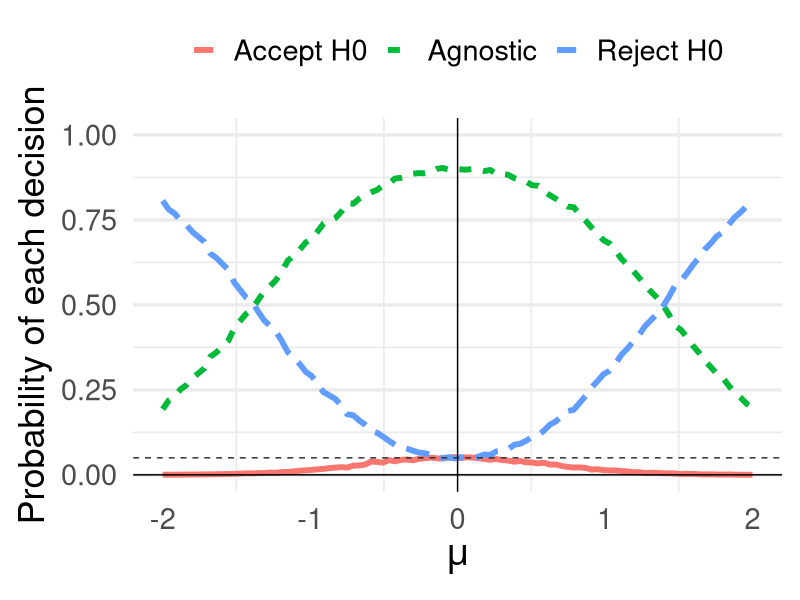
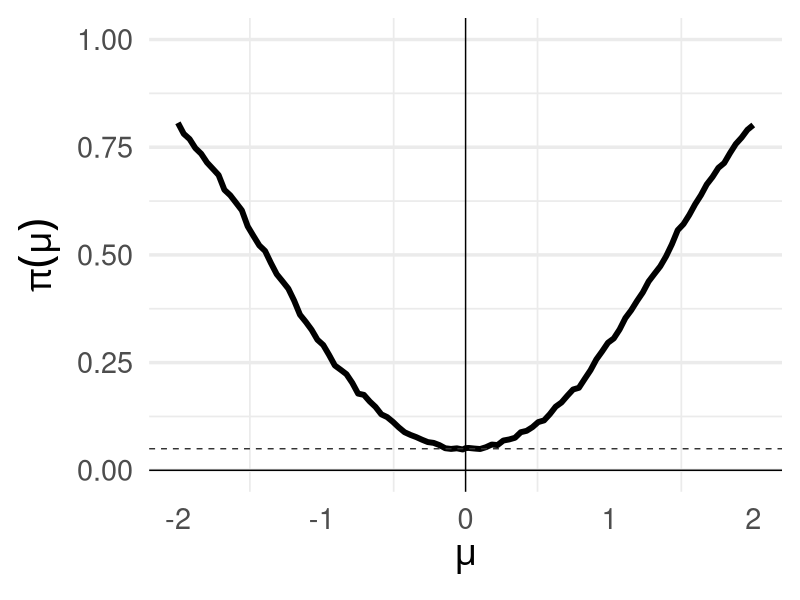
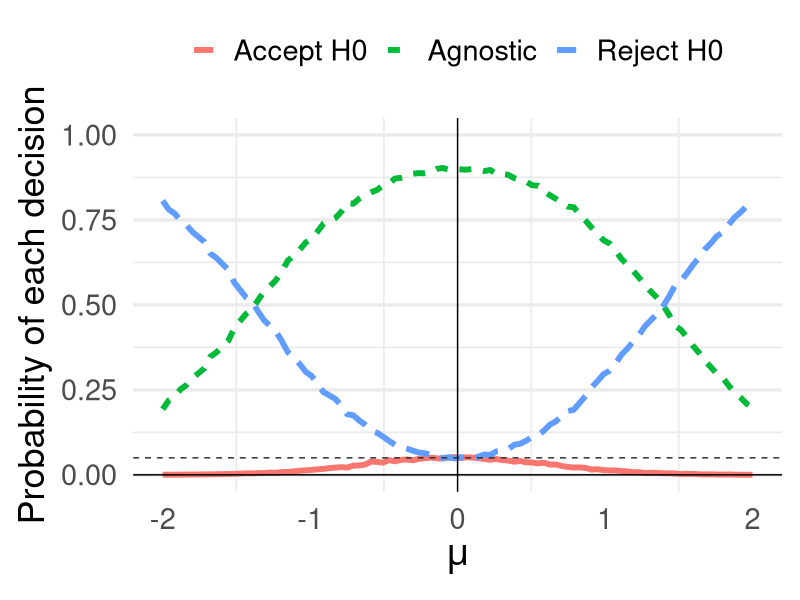
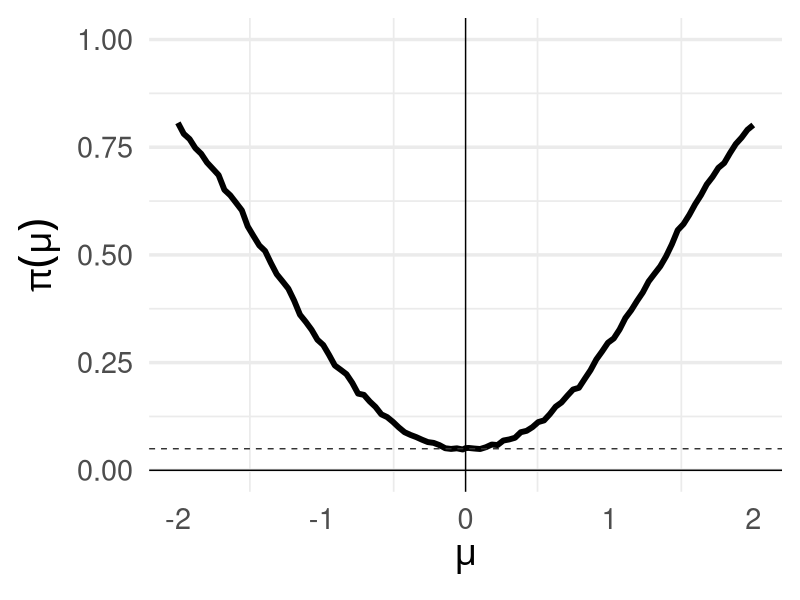
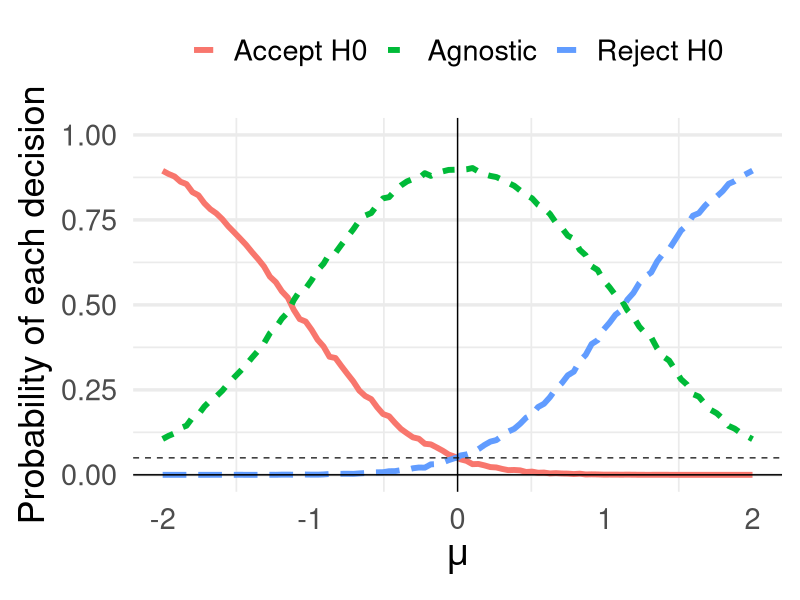
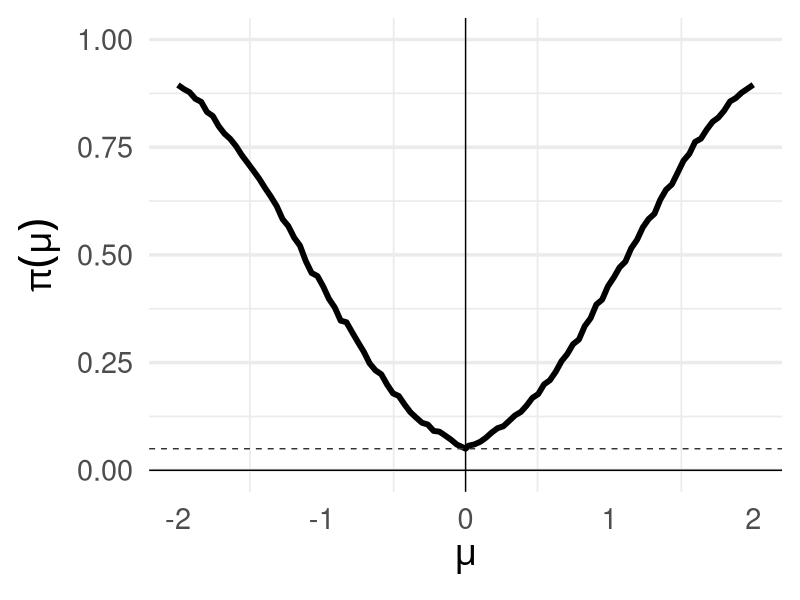
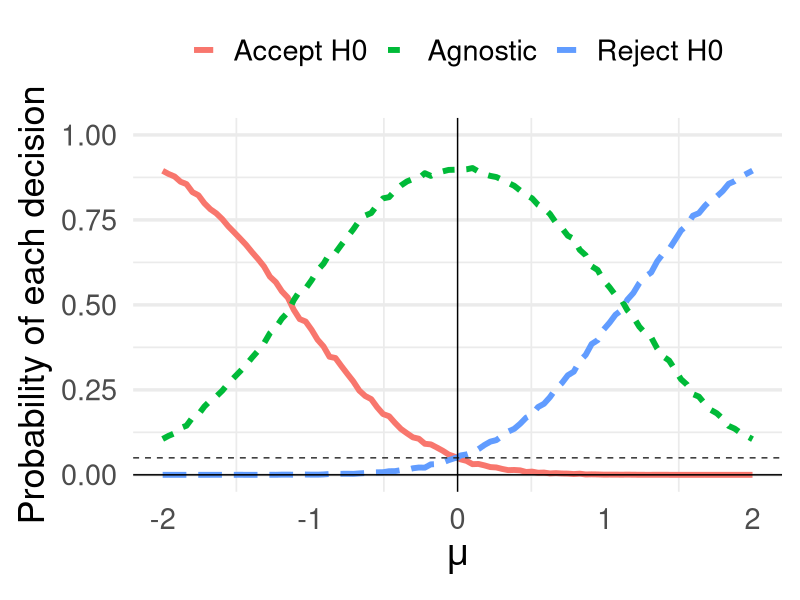
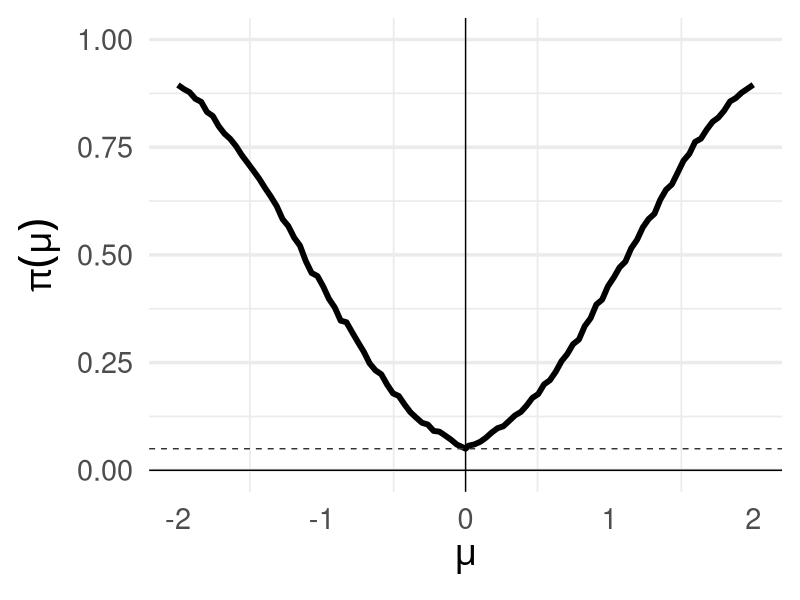

Write the R code that produced these figures, in order.
agnostic.t.test <- function(x, alternative = "two.sided", mu0 = 0, alpha = 0.05, beta = 0.05) {
  t = ((mean(x) - mu0)/(sd(x)/sqrt(length(x))))
  if(alternative == "two.sided") {
    c0 <- qt(alpha/2, df = length(x)-1, lower.tail = FALSE)
    c1 <- qt((1-beta)/2, df = length(x)-1, lower.tail = FALSE)
    if(abs(t) >= c0) 
      decision <- "Reject H0"
    else if(abs(t) <= c1)
      decision <- "Accept H0"
    else
      decision <- "Agnostic"
    return(list(decision = decision, limits = c(c1,c0), abs.test.statistic = abs(t)))
  } else if(alternative == "less") {
    c0 <- qt(alpha, df = length(x)-1, lower.tail = FALSE)
    c1 <- qt(1-beta, df = length(x)-1, lower.tail = FALSE)
    if(t >= c0) 
      decision <- "Reject H0"
    else if(t <= c1)
      decision <- "Accept H0"
    else
      decision <- "Agnostic"
    return(list(decision = decision, limits = c(c1,c0), test.statistic = t))
  } else if(alternative == "greater") {
    c0 <- qt(alpha, df = length(x)-1, lower.tail = FALSE)
    c1 <- qt(1-beta, df = length(x)-1, lower.tail = FALSE)
    if(t >= c0) 
      decision <- "Accept H0"
    else if(t <= c1)
      decision <- "Reject H0"
    else
      decision <- "Agnostic"
    return(list(decision = decision, limits = c(c1,c0), test.statistic = t))
  } else
    stop("invalid alternative parameter, use one of 'two.sided','less' or 'greater'")
}


n=10
mu.grid=seq(-2,2,length.out = 100)
mu.grid=sort(c(mu.grid,0))
B=10000
decision=matrix(NA,length(mu.grid),B)
for(i in 1:length(mu.grid))
{
  print(i/length(mu.grid))
  for(b in 1:B)  
  {
    decision[i,b]=agnostic.t.test(rnorm(n,mean = mu.grid[i],2))$decision
  }
}

power1=apply(decision[mu.grid==0,,drop=F],1,function(x)
{
  mean(x=="Accept H0")
})
power2=apply(decision[mu.grid!=0,],1,function(x)
{
  mean(x=="Reject H0")
})

power.data=as.data.frame(cbind(mu.grid,c(power1,power2)))
names(power.data)=c("mu.grid","Power")
power.data[mu.grid==0,"Power"]=power1
power.data[mu.grid!=0,"Power"]=power2


decisions.names=c("Agnostic","Reject H0","Accept H0")
probability.decisions=t(apply(decision,1,function(x)
{
  return(apply(as.matrix(decisions.names),1,function(y)
  {
    mean(x==y)
  }))
}))
colnames(probability.decisions)=decisions.names
probability.decisions=cbind(mu.grid,as.data.frame(probability.decisions))

library(tidyr)
probability.decisions=gather(probability.decisions,"Decision","Probability",Agnostic:`Accept H0`)

library(ggplot2)
theme = theme_set(theme_minimal(base_size = 26))
theme = theme_update(legend.position="top", legend.title=element_blank(),panel.grid.major.x=element_blank())


pdf("t_two_sided.pdf")

ggplot()+geom_line(data=probability.decisions,aes(x=mu.grid,y=Probability,linetype=Decision,color=Decision),size=2)+
  geom_hline(yintercept = 0.05,linetype=2,color="grey20")+xlab(expression(mu))+geom_vline(xintercept = 0)+ylab("Probability of each decision")+
  geom_hline(yintercept = 0.0)+ylim(c(0,1))



ggplot()+geom_line(data=power.data,aes(x=mu.grid,y=Power),size=2)+
  geom_hline(yintercept = 0.05,linetype=2,color="grey20")+xlab(expression(mu))+
  geom_vline(xintercept = 0)+ylab(expression(pi(mu)))+
  geom_hline(yintercept = 0.0)+ylim(c(0,1))

dev.off()

setEPS()
postscript("t_two_sided_1.eps")
ggplot()+geom_line(data=probability.decisions,aes(x=mu.grid,y=Probability,linetype=Decision,color=Decision),size=2)+
  geom_hline(yintercept = 0.05,linetype=2,color="grey20")+xlab(expression(mu))+geom_vline(xintercept = 0)+ylab("Probability of each decision")+
  geom_hline(yintercept = 0.0)+ylim(c(0,1))
dev.off()

setEPS()
postscript("t_two_sided_2.eps")
ggplot()+geom_line(data=power.data,aes(x=mu.grid,y=Power),size=2)+
  geom_hline(yintercept = 0.05,linetype=2,color="grey20")+xlab(expression(mu))+
  geom_vline(xintercept = 0)+ylab(expression(pi(mu)))+
  geom_hline(yintercept = 0.0)+ylim(c(0,1))
dev.off()



n=10
mu.grid=seq(-2,2,length.out = 100)
mu.grid=sort(c(mu.grid,0))
B=10000
decision=matrix(NA,length(mu.grid),B)
for(i in 1:length(mu.grid))
{
  print(i/length(mu.grid))
  for(b in 1:B)  
  {
    decision[i,b]=agnostic.t.test(rnorm(n,mean = mu.grid[i],2),alternative = "less")$decision
  }
}

power1=apply(decision[mu.grid<=0,,drop=F],1,function(x)
{
  mean(x=="Accept H0")
})
power2=apply(decision[mu.grid>0,],1,function(x)
{
  mean(x=="Reject H0")
})

power.data=as.data.frame(cbind(mu.grid,c(power1,power2)))
names(power.data)=c("mu.grid","Power")
power.data[mu.grid<=0,"Power"]=power1
power.data[mu.grid>0,"Power"]=power2

decisions.names=c("Agnostic","Reject H0","Accept H0")
probability.decisions=t(apply(decision,1,function(x)
{
  return(apply(as.matrix(decisions.names),1,function(y)
  {
    mean(x==y)
  }))
}))
colnames(probability.decisions)=decisions.names
probability.decisions=cbind(mu.grid,as.data.frame(probability.decisions))

library(tidyr)
probability.decisions=gather(probability.decisions,"Decision","Probability",Agnostic:`Accept H0`)

library(ggplot2)
theme = theme_set(theme_minimal(base_size = 26))
theme = theme_update(legend.position="top", legend.title=element_blank(),panel.grid.major.x=element_blank())


pdf("t_greater.pdf")

ggplot()+geom_line(data=probability.decisions,aes(x=mu.grid,y=Probability,linetype=Decision,color=Decision),size=2)+
  geom_hline(yintercept = 0.05,linetype=2,color="grey20")+xlab(expression(mu))+geom_vline(xintercept = 0)+ylab("Probability of each decision")+
  geom_hline(yintercept = 0.0)+ylim(c(0,1))



ggplot()+geom_line(data=power.data,aes(x=mu.grid,y=Power),size=2)+
  geom_hline(yintercept = 0.05,linetype=2,color="grey20")+xlab(expression(mu))+
  geom_vline(xintercept = 0)+ylab(expression(pi(mu)))+
  geom_hline(yintercept = 0.0)+ylim(c(0,1))

dev.off()

setEPS()
postscript("t_greater_1.eps")
ggplot()+geom_line(data=probability.decisions,aes(x=mu.grid,y=Probability,linetype=Decision,color=Decision),size=2)+
  geom_hline(yintercept = 0.05,linetype=2,color="grey20")+xlab(expression(mu))+geom_vline(xintercept = 0)+ylab("Probability of each decision")+
  geom_hline(yintercept = 0.0)+ylim(c(0,1))
dev.off()

setEPS()
postscript("t_greater_2.eps")
ggplot()+geom_line(data=power.data,aes(x=mu.grid,y=Power),size=2)+
  geom_hline(yintercept = 0.05,linetype=2,color="grey20")+xlab(expression(mu))+
  geom_vline(xintercept = 0)+ylab(expression(pi(mu)))+
  geom_hline(yintercept = 0.0)+ylim(c(0,1))
dev.off()
